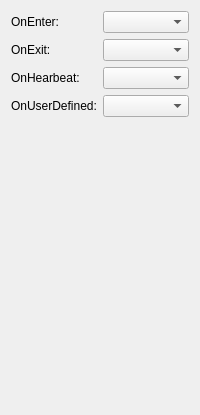
      <widget class="QWidget" name="tab_4">
       <attribute name="title">
        <string>Scripts</string>
       </attribute>
       <layout class="QVBoxLayout" name="verticalLayout_10">
        <item>
         <layout class="QFormLayout" name="formLayout_12">
          <item row="0" column="0">
           <widget class="QLabel" name="label_36">
            <property name="text">
             <string>OnEnter:</string>
            </property>
           </widget>
          </item>
          <item row="0" column="1">
           <widget class="FilterComboBox" name="onEnterSelect">
            <property name="toolTip">
             <string>OnEnter (GFF: OnEnter). CResRef. Script fired when creature enters
              area. Modders: use for spawn triggers, ambushes, or area-specific logic.</string>
            </property>
           </widget>
          </item>
          <item row="1" column="0">
           <widget class="QLabel" name="label_37">
            <property name="text">
             <string>OnExit:</string>
            </property>
           </widget>
          </item>
          <item row="2" column="0">
           <widget class="QLabel" name="label_38">
            <property name="text">
             <string>OnHearbeat:</string>
            </property>
           </widget>
          </item>
          <item row="3" column="0">
           <widget class="QLabel" name="label_39">
            <property name="text">
             <string>OnUserDefined:</string>
            </property>
           </widget>
          </item>
          <item row="1" column="1">
           <widget class="FilterComboBox" name="onExitSelect">
            <property name="toolTip">
             <string>OnExit (GFF: OnExit). CResRef. Script fired when creature leaves
              area.</string>
            </property>
           </widget>
          </item>
          <item row="2" column="1">
           <widget class="FilterComboBox" name="onHeartbeatSelect">
            <property name="toolTip">
             <string>OnHeartbeat (GFF: OnHeartbeat). CResRef. Script fired every 6
              seconds while area is loaded. Modders: use for periodic checks, ambient
              effects, or respawn logic.</string>
            </property>
           </widget>
          </item>
          <item row="3" column="1">
           <widget class="FilterComboBox" name="onUserDefinedSelect">
            <property name="toolTip">
             <string>OnUserDefined (GFF: OnUserDefined). CResRef. Script fired on
              user-defined events. Modders: triggered via AssignCommand or similar;
              use for custom triggers.</string>
            </property>
           </widget>
          </item>
         </layout>
        </item>
        <item>
         <spacer name="verticalSpacer_5">
          <property name="orientation">
           <enum>Qt::Vertical</enum>
          </property>
          <property name="sizeHint" stdset="0">
           <size>
            <width>20</width>
            <height>287</height>
           </size>
          </property>
         </spacer>
        </item>
       </layout>
      </widget>
